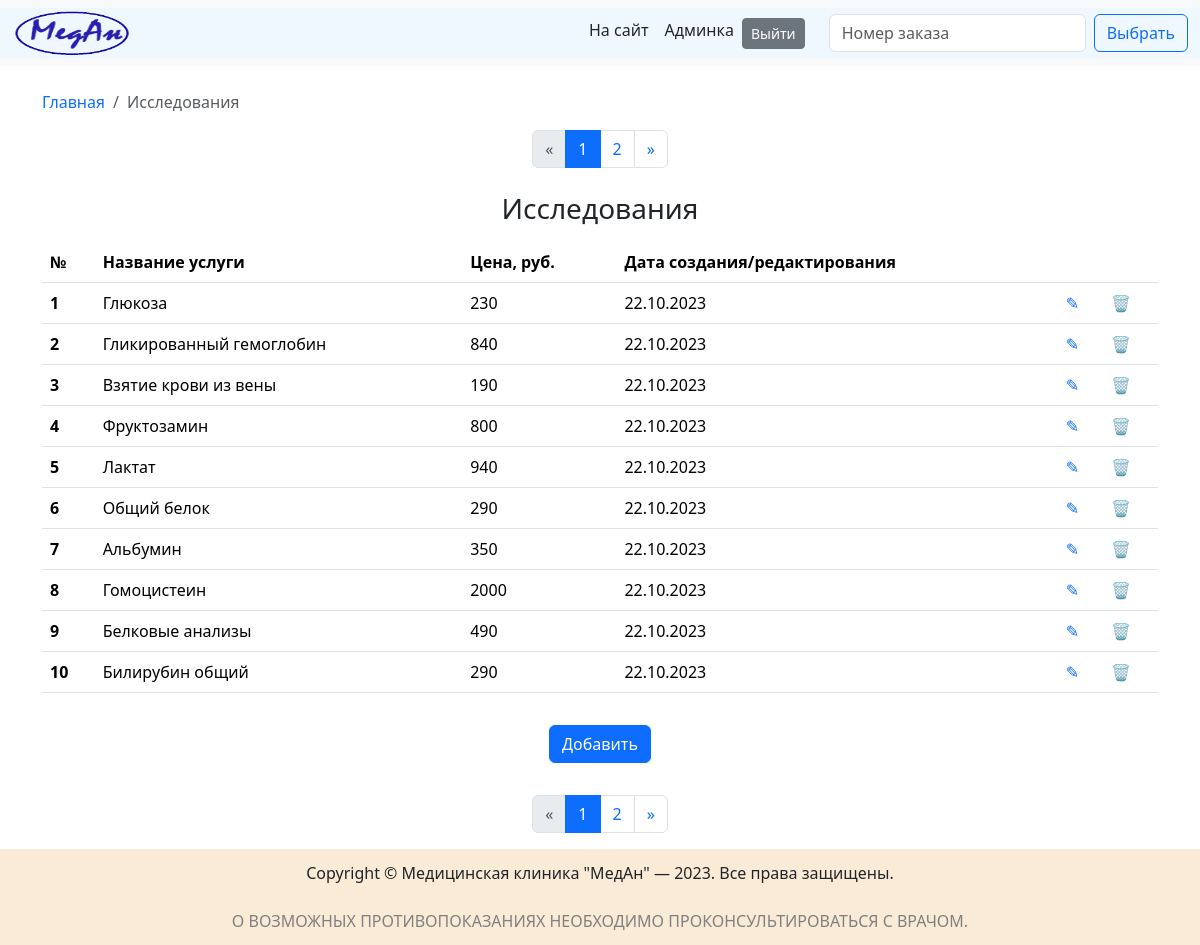
The app's page /api/admin/analysis/index (signed in) with its own data.
### data/analyzes.py (models this page shows, shortened)
class Analysis(SqlAlchemyBase):
    __tablename__ = 'analyzes'
    id = sqlalchemy.Column(sqlalchemy.Integer,
                           primary_key=True,
                           autoincrement=True)
    name = sqlalchemy.Column(sqlalchemy.String)
    price = sqlalchemy.Column(sqlalchemy.Integer)
    created_date = sqlalchemy.Column(sqlalchemy.DateTime,
                                     default=datetime.now)
    order = orm.relationship("Order", back_populates="analiz")

### site_api.py (the view)
@blueprint.route('/api/admin/analysis')
@blueprint.route('/api/admin/analysis/index')
@blueprint.route('/api/admin/analysis/index/<int:page>')
@login_required
def get_analysis(page=1):
    offset = PERPAGE * (page - 1)
    if not current_user.is_admin():
        a_json = jsonify({'status': 'error', 'errormsg': f'{current_user.name}, Вы не являетесь админом!'})
        return render_template('/admin/index.html', title='Админ панель',
                               data='Недостаточный уровень прав доступа', a_json=a_json.json)
    db_sess = db_session.create_session()
    tests = db_sess.query(Analysis).all()
    result = {}
    total = len(tests)
    for test in tests[offset: offset + PERPAGE]:
        result[test.id] = [test.name, test.price, test.created_date.strftime('%d.%m.%Y')]
    a_json = jsonify({'status': 'analysis', 'result': result})
    pagination = Pagination(page=page, per_page=PERPAGE, total=total,
                            items=tests[offset: offset + PERPAGE],
                            css_framework='bootstrap5')
    return render_template('/admin/index.html', title='Админ панель', data='Исследования',
                           page=page, per_page=PERPAGE, pagination=pagination, a_json=a_json.json)

### data/db_session.py (called while the page is built)
def create_session() -> Session:
    global created
    return created()  # возвращаем как конструктор будущего объекта

### data/users.py (called while the page is built)
    def is_admin(self):
        return self.level > 1  # у обычного пользователя 1, если больше 1 вернёт true

### server.py (called while the page is built)
@login_manager.user_loader
def load_user(user_id):
    db_sess = db_session.create_session()
    return db_sess.get(User, user_id)

### templates/admin/index.html (shortened to what this page needs)
{% extends 'admin/base.html' %}
{% block body_content %}
<br>
<nav aria-label="breadcrumb">
    <ol class="breadcrumb">
        <li class="breadcrumb-item"><a href="/api/admin" title="Назад в корень панели...">Главная</a></li>
        <li class="breadcrumb-item active" aria-current="page">{{data}}</li>
    </ol>
</nav>
{% if a_json['status'] == 'analysis' %}
    <div class="container d-flex justify-content-center text-center">
        {{ pagination.links }}
    </div>
    <div class="d-flex justify-content-center text-center h3 p-2">
        {{data}}
    </div>
    <table align="center" class="table">
        <thead class="thead-light">
        <tr>
            <th scope="col">№</th>
            <th scope="col">Название услуги</th>
            <th scope="col">Цена, руб.</th>
            <th scope="col">Дата создания/редактирования</th>
            <th scope="col"></th>
            <th scope="col"></th>
        </tr>
        </thead>
        <tbody>
        {% for key, value in a_json['result'].items() %}
            <tr>
                <th scope="row">{{(page - 1) * 10 + loop.index}}</th>
                <td>{{value[0]}}</td>
                <td>{{value[1]}}</td>
                <td>{{value[2]}}</td>
                <td>
                    <a href="/api/admin/analysis/edit/{{key}}" title="Редактировать запись №{{(page - 1) * 10 + loop.index}}">
                    &#9998;
                    </a>
                </td>
                <td>
                    <a href="/api/admin/analysis/del/{{key}}" title="Удалить запись №{{(page - 1) * 10 + loop.index}}"
                    onclick="return confirm('Вы действительно хотите удалить запись №{{(page - 1) * 10 + loop.index}}?')">
                    &#128465;
                    </a>
                </td>
                </tr>
        {% endfor %}
        </tbody>
    </table>
    <div class="d-flex justify-content-center text-center p-3 px-md-4 mb-3">
        <a class="btn btn-primary" href="/api/admin/analysis/create">Добавить</a>
    </div>
    <div class="container d-flex justify-content-center text-center">
        {{ pagination.links }}
    </div>
{% endif %}
{% endblock %}

### static/css/style.css (style rules this page uses)
a { text-decoration: none; }

### records on screen
Analysis: (page-1)*10+loop.index "1", name "Глюкоза", price "230", value "22.10.2023"
Analysis: (page-1)*10+loop.index "2", name "Гликированный гемоглобин", price "840", value "22.10.2023"
Analysis: (page-1)*10+loop.index "3", name "Взятие крови из вены", price "190", value "22.10.2023"
Analysis: (page-1)*10+loop.index "4", name "Фруктозамин", price "800", value "22.10.2023"
Analysis: (page-1)*10+loop.index "5", name "Лактат", price "940", value "22.10.2023"
Analysis: (page-1)*10+loop.index "6", name "Общий белок", price "290", value "22.10.2023"
Analysis: (page-1)*10+loop.index "7", name "Альбумин", price "350", value "22.10.2023"
Analysis: (page-1)*10+loop.index "8", name "Гомоцистеин", price "2000", value "22.10.2023"
Analysis: (page-1)*10+loop.index "9", name "Белковые анализы", price "490", value "22.10.2023"
Analysis: (page-1)*10+loop.index "10", name "Билирубин общий", price "290", value "22.10.2023"

### other values on screen
{{ data }} "Исследования"
{{ pagination.links }} "« 1 2 »"
